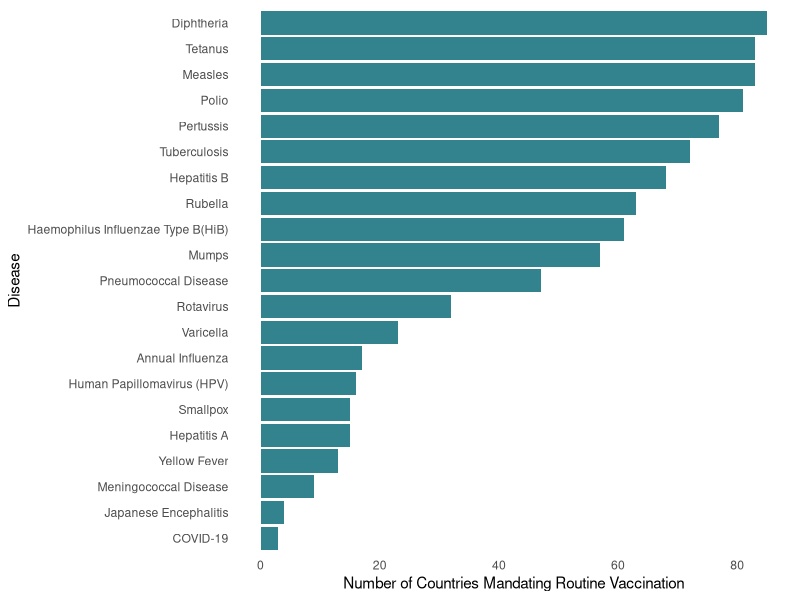

The R script that drew this image:
library(readr)
library(tidyr)
library(dplyr)
library(ggplot2)

#Reading in the data and cleaning it up
diseases.raw <- read.csv("MandatedDiseasesFinal.csv")

diseases.df <- subset(diseases.raw, !is.na(Disease) & Disease != "")

diseases.sep <- diseases.df %>%
  separate_rows(Disease, sep = ",")

#Now I want to know how many times each of the diseases shows up in policy
disease_counts <- diseases.sep %>%
  count(Disease)

colnames(disease_counts) <- c("Disease", "Count")

# Count vaccines in each country 
country_counts <- diseases.sep %>%
  count(Country)
# Rename columns for clarity
colnames(country_counts) <- c("Country", "Count")


#A few diseases have better names for display
disease_counts <- disease_counts %>%
  mutate(Disease = case_when(
    Disease == "meningococcal disease" ~ "Meningococcal Disease",
    Disease == "Influenza" ~ "Annual Influenza",
    Disease == "Streptococcus pneumoniae" ~ "Pneumococcal Disease",
    Disease == "Human Papillomavirus" ~ "Human Papillomavirus (HPV)",
    Disease == "Haemophilus influenzae type B" ~ "Haemophilus Influenzae Type B(HiB)",
    Disease == "Tuberculosis (all forms)" ~ "Tuberculosis",
    TRUE ~ Disease
  ))
#Arrange them in descending order so it looks nicer
disease_counts <- disease_counts %>% arrange(desc(Count))

#Plot!
ggplot(disease_counts, aes(x = reorder(Disease, Count), y = Count)) +
  geom_bar(stat = "identity", fill = "#33838F") +
  theme_minimal() +
  labs(x = "Disease", y = "Number of Countries Mandating Routine Vaccination") +
  theme(
    axis.text.y =element_text(angle = 0, vjust =0.5, hjust =1),
    panel.grid.major = element_blank(), 
    panel.grid.minor = element_blank()
    ) +
  coord_flip()



